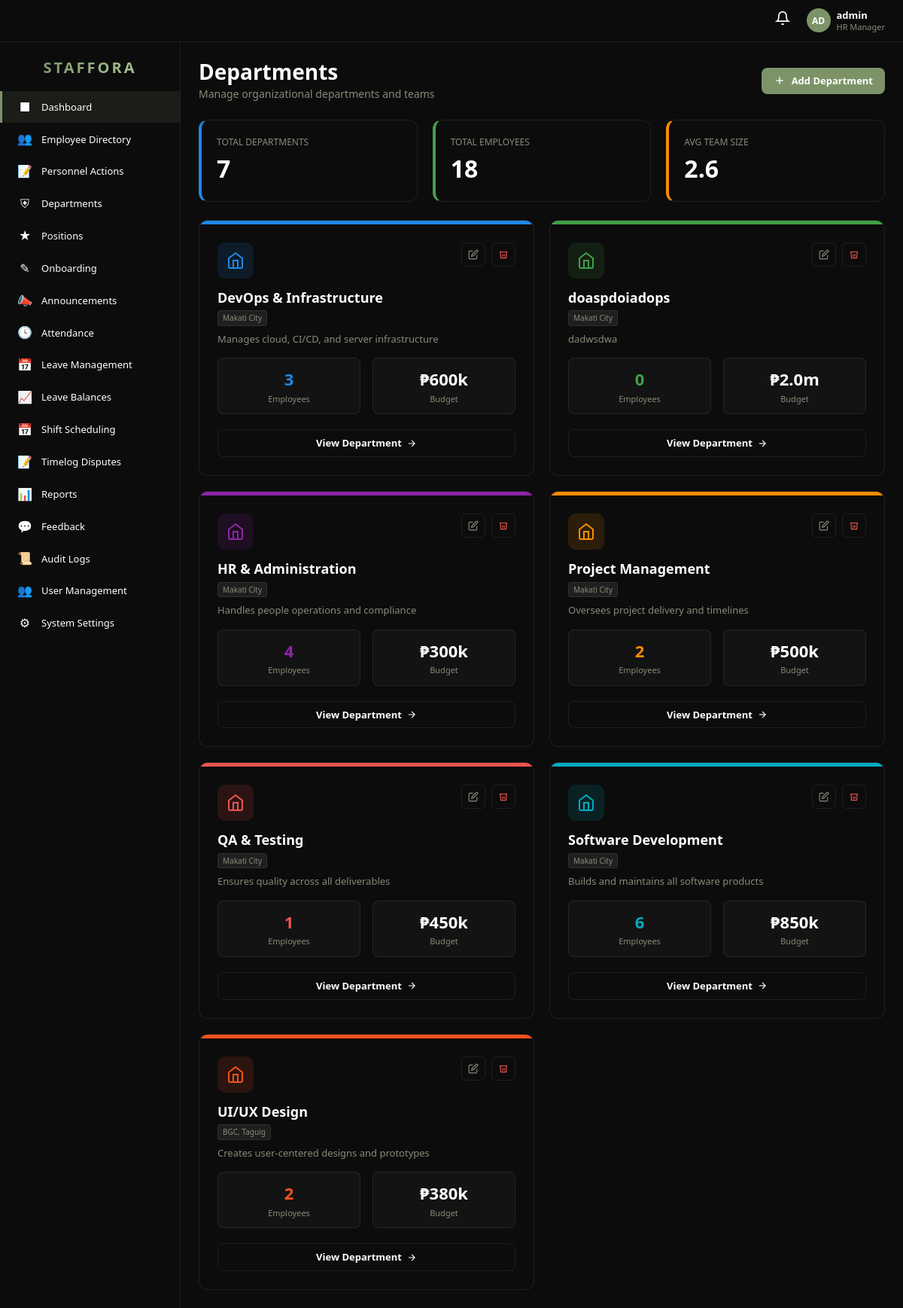
/pages/department.php (signed in), run on the app's committed database.
### tables this page shows
CREATE TABLE `department` (
  `id` int(11) NOT NULL AUTO_INCREMENT,
  `name` varchar(100) NOT NULL,
  `description` text DEFAULT NULL,
  `location` varchar(150) DEFAULT NULL,
  `budget` decimal(15,2) DEFAULT 0.00,
  `created_at` int(11) NOT NULL DEFAULT 0,
  PRIMARY KEY (`id`)
);

### includes/auth.php (called while the page is built, shortened)
<?php
require_once __DIR__ . '/../config.php';
require_once __DIR__ . '/db.php';
class Auth {
    public static function isAdmin(): bool { return ($_SESSION['role'] ?? '') === 'Super Admin'; }
}

### config.php (called while the page is built, shortened)
<?php
if(!function_exists("e")){
    function e(?string $s):string{ return htmlspecialchars((string)$s,ENT_QUOTES|ENT_SUBSTITUTE,"UTF-8"); }
}
if(!function_exists("url")){
    function url(string $page,array $params=[]):string{
        return BASE_URL."/index.php?".http_build_query(array_merge(["page"=>$page],$params));
    }
}

### includes/db.php (called while the page is built, shortened)
<?php
require_once __DIR__ . '/../config.php';
class DB {
    private static $pdo = null;
    public static function get(): PDO {
        if (self::$pdo === null) {
            $dsn = 'mysql:host=' . DB_HOST . ';port=' . DB_PORT . ';dbname=' . DB_NAME . ';charset=' . DB_CHARSET;
            self::$pdo = new PDO($dsn, DB_USER, DB_PASS, [
                PDO::ATTR_ERRMODE            => PDO::ERRMODE_EXCEPTION,
                PDO::ATTR_DEFAULT_FETCH_MODE => PDO::FETCH_ASSOC,
                PDO::ATTR_EMULATE_PREPARES   => false,
            ]);
        }
        return self::$pdo;
    }
    public static function query(string $sql, array $params = []): PDOStatement {
        $stmt = self::get()->prepare($sql);
        $stmt->execute($params);
        return $stmt;
    }
    public static function fetchAll(string $sql, array $params = []): array {
        return self::query($sql, $params)->fetchAll();
    }
}

### pages/department.php (the view, shortened to what this page needs)
<?php
require_once __DIR__ . '/../config.php';
require_once __DIR__ . '/../includes/db.php';
require_once __DIR__ . '/../includes/auth.php';
$isAdmin   = Auth::isAdmin();
$isManager = Auth::isManager();
$action    = $_GET['action'] ?? 'index';
$managerDeptId = Auth::deptId();
$editId = (int)($_GET['id'] ?? 0);
$depts = DB::fetchAll("SELECT d.*,
    (SELECT COUNT(*) FROM employee e WHERE e.department_id=d.id AND e.status IN ('Regular','Probationary','Active')) as emp_count
    FROM department d ORDER BY d.name");
$editId        = $editId ?: (int)($_GET['id'] ?? 0);
$es            = $editId ? DB::fetchOne("SELECT * FROM department WHERE id=?", [$editId]) : null;
$allEmployees  = DB::fetchAll("SELECT id,first_name,last_name,job_title,department_id FROM employee ORDER BY first_name,last_name");
$deptEmpIds    = $editId ? array_column(DB::fetchAll("SELECT id FROM employee WHERE department_id=?", [$editId]), 'id') : [];
$colors = ['#1e88e5','#43a047','#8e24aa','#fb8c00','#ef5350','#00acc1','#f4511e','#6d4c41'];
require_once __DIR__ . '/../includes/layout_header.php';
?>
<div style="margin-bottom:24px;display:flex;align-items:center;justify-content:space-between;flex-wrap:wrap;gap:16px;">
    <div>
        <h1 style="font-size:28px;font-weight:700;margin:0;">Departments</h1>
        <p style="color:var(--text-muted);margin:4px 0 0;">Manage organizational departments and teams</p>
    </div>
    <?php if ($isAdmin): ?>
    <a href="<?php echo url('department', ['action' => 'create']); ?>" class="btn btn-accent" style="display:flex;align-items:center;gap:8px;">
        <svg width="16" height="16" viewBox="0 0 24 24" fill="none" stroke="currentColor" stroke-width="2"><line x1="12" y1="5" x2="12" y2="19"/><line x1="5" y1="12" x2="19" y2="12"/></svg>
        Add Department
    </a>
    <?php endif; ?>
</div>
<?php if ($action === 'create' || $action === 'edit'): ?>
<div class="hrms-card">
    <div class="card-header"><h3><?php echo $es ? 'Edit Department' : 'New Department'; ?></h3></div>
    <div class="card-body">
        <form method="POST">
            <input type="hidden" name="_action" value="save">
            <?php if ($es): ?><input type="hidden" name="id" value="<?php echo $es['id']; ?>"><?php endif; ?>
            <?php if ($isAdmin): ?>
            <div style="display:grid;grid-template-columns:1fr 1fr;gap:16px;">
                <?php foreach ([['name','Department Name','text',$es['name']??''],['location','Location','text',$es['location']??''],['budget','Budget (&#8369;)','number',$es['budget']??'']] as $f): ?>
                <div>
                    <label style="display:block;font-size:12px;font-weight:600;color:var(--text-muted);margin-bottom:4px;text-transform:uppercase;"><?php echo $f[1]; ?></label>
                    <input type="<?php echo $f[2]; ?>" name="<?php echo $f[0]; ?>" value="<?php echo e((string)$f[3]); ?>"
                        style="width:100%;padding:9px 12px;background:rgba(255,255,255,0.06);border:1px solid var(--border);border-radius:8px;color:var(--text);font-size:13px;">
                </div>
                <?php endforeach; ?>
                <div style="grid-column:1/-1;">
                    <label style="display:block;font-size:12px;font-weight:600;color:var(--text-muted);margin-bottom:4px;text-transform:uppercase;">Description</label>
                    <textarea name="description" rows="3"
                        style="width:100%;padding:9px 12px;background:rgba(255,255,255,0.06);border:1px solid var(--border);border-radius:8px;color:var(--text);font-size:13px;"><?php echo e($es['description'] ?? ''); ?></textarea>
                </div>
            </div>
            <?php endif; ?>
            <div style="margin-top:24px;border:1px solid var(--border);border-radius:10px;overflow:hidden;">
                <div style="padding:14px 18px;background:rgba(255,255,255,0.04);border-bottom:1px solid var(--border);display:flex;align-items:center;justify-content:space-between;">
                    <div>
                        <span style="font-size:14px;font-weight:700;">&#128101; Assign Employees</span>
                        <span style="font-size:12px;color:var(--text-muted);margin-left:10px;">Check employees to assign them to this department</span>
                    </div>
                    <div style="display:flex;gap:8px;">
                        <button type="button" onclick="toggleAllEmps(true)" style="font-size:11px;padding:4px 10px;border:1px solid var(--border);border-radius:6px;background:none;color:var(--text-muted);cursor:pointer;">Select All</button>
                        <button type="button" onclick="toggleAllEmps(false)" style="font-size:11px;padding:4px 10px;border:1px solid var(--border);border-radius:6px;background:none;color:var(--text-muted);cursor:pointer;">Clear All</button>
                    </div>
                </div>
                <div style="padding:10px 18px;border-bottom:1px solid var(--border);">
                    <input type="text" id="empSearch" placeholder="Search employees..." oninput="filterEmps(this.value)"
                        style="width:100%;padding:8px 12px;background:rgba(255,255,255,0.06);border:1px solid var(--border);border-radius:8px;color:var(--text);font-size:13px;">
                </div>
                <div id="empList" style="max-height:320px;overflow-y:auto;display:grid;grid-template-columns:repeat(auto-fill,minmax(260px,1fr));gap:0;">
                    <?php foreach ($allEmployees as $em):
                        $checked = in_array($em['id'], $deptEmpIds);
                        $inOther = $em['department_id'] && !in_array($em['id'], $deptEmpIds);
                    ?>
                    <label class="emp-row" data-name="<?php echo strtolower($em['first_name'].' '.$em['last_name']); ?>"
                        style="display:flex;align-items:center;gap:12px;padding:12px 18px;border-bottom:1px solid var(--border);cursor:pointer;transition:background .15s;"
                        onmouseenter="this.style.background='rgba(255,255,255,0.04)'" onmouseleave="this.style.background='';">
                        <input type="checkbox" name="employee_ids[]" value="<?php echo $em['id']; ?>"
                            <?php echo $checked ? 'checked' : ''; ?>
                            style="width:16px;height:16px;accent-color:var(--accent);cursor:pointer;flex-shrink:0;">
                        <div style="min-width:0;">
                            <div style="font-size:13px;font-weight:600;white-space:nowrap;overflow:hidden;text-overflow:ellipsis;">
                                <?php echo e($em['first_name'].' '.$em['last_name']); ?>
                            </div>
                            <div style="font-size:11px;color:var(--text-muted);">
                                <?php echo e($em['job_title'] ?? 'No title'); ?>
                                <?php if ($inOther): ?>
                                <span style="color:#fb8c00;"> &bull; In another dept</span>
                                <?php endif; ?>
                            </div>
                        </div>
                    </label>
                    <?php endforeach; if(empty($allEmployees)): ?>
                    <div style="padding:24px;text-align:center;color:var(--text-muted);">No employees found.</div>
                    <?php endif; ?>
                </div>
            </div>
            <div style="margin-top:16px;display:flex;gap:12px;">
                <button type="submit" class="btn btn-accent">Save Department</button>
                <a href="<?php echo url('department'); ?>" class="btn btn-outline">Cancel</a>
            </div>
            <script>
            function toggleAllEmps(state) {
                document.querySelectorAll('#empList input[type=checkbox]').forEach(cb => cb.checked = state);
            }
            function filterEmps(q) {
                q = q.toLowerCase();
                document.querySelectorAll('.emp-row').forEach(row => {
                    row.style.display = row.dataset.name.includes(q) ? '' : 'none';
                });
            }
            </script>
        </form>
    </div>
</div>
<?php else: ?>
<?php
$totalEmp = array_sum(array_column($depts, 'emp_count'));
$avgTeam  = count($depts) > 0 ? round($totalEmp / count($depts), 1) : 0;
?>
<div style="display:grid;grid-template-columns:repeat(3,1fr);gap:20px;margin-bottom:24px;">
    <div class="hrms-card" style="border-left:4px solid #1e88e5;padding:20px;">
        <p style="font-size:12px;color:var(--text-muted);margin:0 0 4px;text-transform:uppercase;">Total Departments</p>
        <p style="font-size:32px;font-weight:700;margin:0;"><?php echo count($depts); ?></p>
    </div>
    <div class="hrms-card" style="border-left:4px solid #43a047;padding:20px;">
        <p style="font-size:12px;color:var(--text-muted);margin:0 0 4px;text-transform:uppercase;">Total Employees</p>
        <p style="font-size:32px;font-weight:700;margin:0;"><?php echo $totalEmp; ?></p>
    </div>
    <div class="hrms-card" style="border-left:4px solid #fb8c00;padding:20px;">
        <p style="font-size:12px;color:var(--text-muted);margin:0 0 4px;text-transform:uppercase;">Avg Team Size</p>
        <p style="font-size:32px;font-weight:700;margin:0;"><?php echo $avgTeam; ?></p>
    </div>
</div>
<?php if (empty($depts)): ?>
<div class="hrms-card" style="text-align:center;padding:48px;">
    <svg width="48" height="48" viewBox="0 0 24 24" fill="none" stroke="var(--text-muted)" stroke-width="1.5" style="margin-bottom:16px;"><path d="M3 9l9-7 9 7v11a2 2 0 0 1-2 2H5a2 2 0 0 1-2-2z"/><polyline points="9 22 9 12 15 12 15 22"/></svg>
    <p style="color:var(--text-muted);font-size:16px;margin:0;">No departments yet. <a href="<?php echo url('department', ['action' => 'create']); ?>" style="color:var(--accent);">Add one now</a>.</p>
</div>
<?php else: ?>
<div style="display:grid;grid-template-columns:repeat(auto-fill,minmax(300px,1fr));gap:20px;">
<?php foreach ($depts as $i => $d):
    $color = $colors[$i % count($colors)];
    $hex22 = $color . '22';
?>
<div class="hrms-card" style="overflow:hidden;transition:transform .2s,box-shadow .2s;cursor:pointer;"
     onmouseenter="this.style.transform='translateY(-4px)';this.style.boxShadow='0 8px 32px rgba(0,0,0,0.28)';"
     onmouseleave="this.style.transform='';this.style.boxShadow='';">
    <div style="height:5px;background:<?php echo $color; ?>;"></div>
    <div class="card-body" style="padding:24px;">
        <div style="display:flex;justify-content:space-between;align-items:flex-start;margin-bottom:16px;">
            <div style="width:48px;height:48px;border-radius:10px;background:<?php echo $hex22; ?>;display:flex;align-items:center;justify-content:center;">
                <svg width="24" height="24" viewBox="0 0 24 24" fill="none" stroke="<?php echo $color; ?>" stroke-width="2"><path d="M3 9l9-7 9 7v11a2 2 0 0 1-2 2H5a2 2 0 0 1-2-2z"/><polyline points="9 22 9 12 15 12 15 22"/></svg>
            </div>
            <?php if ($isAdmin || ($isManager && $d['id'] == $managerDeptId)): ?>
            <div style="display:flex;gap:8px;">
                <a href="<?php echo url('department', ['action' => 'edit', 'id' => $d['id']]); ?>"
                   style="width:32px;height:32px;border:1px solid var(--border);border-radius:6px;display:flex;align-items:center;justify-content:center;color:var(--text-muted);text-decoration:none;" title="Edit">
                    <svg width="14" height="14" viewBox="0 0 24 24" fill="none" stroke="currentColor" stroke-width="2"><path d="M11 4H4a2 2 0 0 0-2 2v14a2 2 0 0 0 2 2h14a2 2 0 0 0 2-2v-7"/><path d="M18.5 2.5a2.121 2.121 0 0 1 3 3L12 15l-4 1 1-4 9.5-9.5z"/></svg>
                </a>
                <?php if ($isAdmin): ?>
                <form method="POST" style="margin:0;" onsubmit="return confirm('Delete <?php echo e($d['name']); ?>?');">
                    <button type="submit" style="width:32px;height:32px;border:1px solid var(--border);border-radius:6px;display:flex;align-items:center;justify-content:center;color:#ef5350;background:none;cursor:pointer;" title="Delete">
                        <svg width="14" height="14" viewBox="0 0 24 24" fill="none" stroke="currentColor" stroke-width="2"><polyline points="3 6 5 6 21 6"/><path d="M19 6l-1 14H6L5 6"/><path d="M10 11v6M14 11v6"/></svg>
                    </button>
                </form>
                <?php endif; ?>
            </div>
            <?php endif; ?>
        </div>
        <h3 style="font-size:18px;font-weight:700;margin:0 0 6px;"><?php echo e($d['name']); ?></h3>
        <?php if ($d['location']): ?>
        <span style="font-size:10px;background:rgba(255,255,255,0.08);padding:2px 6px;border-radius:4px;border:1px solid var(--border);color:var(--text-muted);display:inline-block;margin-bottom:8px;">
             <?php echo e($d['location']); ?>
        </span>
        <?php endif; ?>
        <p style="font-size:13px;color:var(--text-muted);margin:0 0 16px;"><?php echo e($d['description'] ?: 'No description provided.'); ?></p>
        <div style="display:flex;gap:16px;margin-bottom:20px;">
            <div style="flex:1;text-align:center;padding:12px;background:rgba(255,255,255,0.03);border-radius:8px;border:1px solid var(--border);">
                <div style="font-size:22px;font-weight:700;color:<?php echo $color; ?>;"><?php echo $d['emp_count']; ?></div>
                <div style="font-size:11px;color:var(--text-muted);margin-top:2px;">Employees</div>
            </div>
            <div style="flex:1;text-align:center;padding:12px;background:rgba(255,255,255,0.03);border-radius:8px;border:1px solid var(--border);">
                <div style="font-size:22px;font-weight:700;">&#8369;<?php
                    if ($d['budget'] >= 1000000) {
                        echo number_format($d['budget'] / 1000000, 1) . 'm';
                    } elseif ($d['budget'] > 0) {
                        echo number_format($d['budget'] / 1000, 0) . 'k';
                    } else {
                        echo 'N/A';
                    }
                ?></div>
                <div style="font-size:11px;color:var(--text-muted);margin-top:2px;">Budget</div>
            </div>
        </div>
        <a href="<?php echo url('department', ['action' => 'view', 'id' => $d['id']]); ?>"
           class="btn btn-outline" style="width:100%;justify-content:center;display:flex;align-items:center;gap:6px;">
            View Department
            <svg width="14" height="14" viewBox="0 0 24 24" fill="none" stroke="currentColor" stroke-width="2"><line x1="5" y1="12" x2="19" y2="12"/><polyline points="12 5 19 12 12 19"/></svg>
        </a>
    </div>
</div>
<?php endforeach; ?>
</div>
<?php endif; ?>
<?php endif; ?>
<?php require_once __DIR__ . '/../includes/layout_footer.php'; ?>

### data on the page
department: name "DevOps & Infrastructure", location "Makati City", description "Manages cloud, CI/CD, and server infrastructure", emp_count "3", $d['budget']/1000 "600"
department: name "doaspdoiadops", location "Makati City", description "dadwsdwa", emp_count "0", $d['budget']/1000000 "2.0"
department: name "HR & Administration", location "Makati City", description "Handles people operations and compliance", emp_count "4", $d['budget']/1000 "300"
department: name "Project Management", location "Makati City", description "Oversees project delivery and timelines", emp_count "2", $d['budget']/1000 "500"
department: name "QA & Testing", location "Makati City", description "Ensures quality across all deliverables", emp_count "1", $d['budget']/1000 "450"
department: name "Software Development", location "Makati City", description "Builds and maintains all software products", emp_count "6", $d['budget']/1000 "850"
department: name "UI/UX Design", location "BGC, Taguig", description "Creates user-centered designs and prototypes", emp_count "2", $d['budget']/1000 "380"

### other printed values
substr($username ?: 'U', 0, 2) "AD"
$username "admin"
$roleLabel "HR Manager"
$item[2] "■"
$item[0] "Dashboard"
$item[2] "👥"
$item[0] "Employee Directory"
$item[2] "📝"
$item[0] "Personnel Actions"
$item[2] "⛨"
$item[0] "Departments"
$item[2] "★"
$item[0] "Positions"
$item[2] "✎"
$item[0] "Onboarding"
